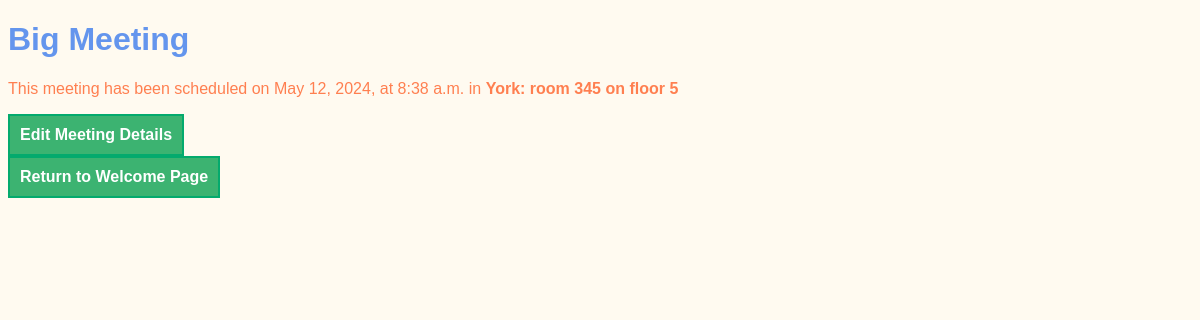
Page /meetings/2 on the committed database.
### meetings/models.py (models this page shows, shortened)
class Meeting(models.Model):
    title = models.CharField(max_length=200)
    date = models.DateField()
    start_time = models.TimeField(default=time(9))
    duration = models.IntegerField(default=1)
    room = models.ForeignKey('Room', on_delete=models.CASCADE)

class Room(models.Model):
    name = models.CharField(max_length=50)
    floor_number = models.IntegerField()
    room_number = models.IntegerField()
    def __str__(self):
        return f"{self.name}: room {self.room_number} on floor {self.floor_number}"

### meetings/views.py (the view)
# urls.py: path('<int:id>', views.detail, name="detail"),
def detail(request, id):
    meeting = get_object_or_404(Meeting, pk=id)
    return render(request, "meetings/detail.html", {"meeting": meeting})

### meetings/templates/meetings/detail.html (shortened to what this page needs)
{% extends "base.html" %}
{% block content %}
    <h1>{{ meeting.title }}</h1>
    <p>
        This meeting has been scheduled on {{ meeting.date }}, at
        {{ meeting.start_time }} in <strong>{{ meeting.room }}</strong>
    </p>
    <a href="{% url 'edit' meeting.id %}">Edit Meeting Details</a>
    <br>
    <a href="{% url 'welcome' %}">Return to Welcome Page</a>
{% endblock %}

### website/static/website/style.css (style rules this page uses)
body { font-family: sans-serif; color: cornflowerblue; background-color: floralwhite; }
p { color: coral; }
a { background-color: mediumseagreen; border: 2px solid #04AA6D; font-weight: bold; color: white; padding: 10px 10px 10px 10px; text-align: center; text-decoration: none; display: inline-block; font-size: 16px; }

### rows in the picture
Meeting: title "Big Meeting", date "May 12, 2024", start_time "8:38 a.m.", room "York: room 345 on floor 5"
